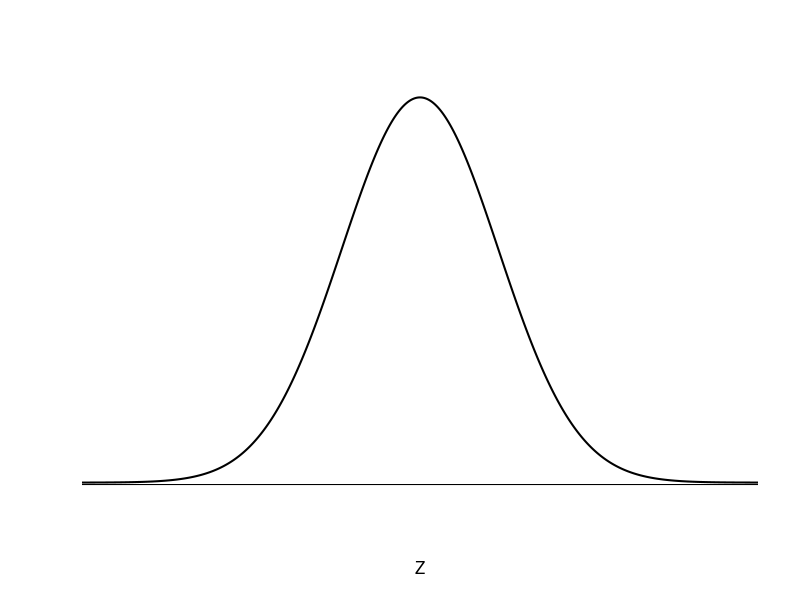

Recreate this plot in R.
## ---- chunk 1
qnorm(0.975) # Multiplier for 95% confidence interval
## ---- chunk 2
X <- seq(-5,5,0.01)
Y <- dnorm(X)
plot(X, Y, type='l', axes=F, xlim=c(-4,4), lwd=2, ylab="", xlab="Z")
#axis(1, at=-3:3)
abline(h=-0.002)
